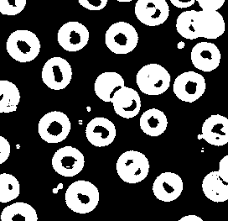
#> input picture Inpp.png, 228 x 221 px, given in place of PE_share_1.png, which was not available
$ python client2pebinary.py
#> lines starting #> are read from the running program, lines starting #| are printed output that depends on the picture; after the words box and inside, x2 and y2 are one past the last pixel; in counts of white or black regions, pixels touching at a corner belong together; pictures that were not available may be replaced by others from this repository, and a replacement may not be noted
#> the answer given: Inpp.png
import os
from PIL import Image

def load(path):
#> called with path = 'shared/client1/Inpp.png/PE_share_1.png'
    return Image.open(path).convert("1")
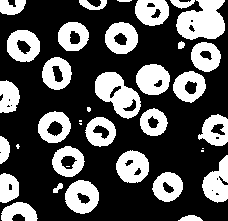
#> returned value: PIL image 228x221 1; 33% white; 37 white regions (7 under 20 px), largest, box (x1, y1, x2, y2) and area: (176, 0, 225, 40) 1408, (95, 72, 141, 119) 1203, (65, 180, 99, 214) 808

if __name__ == "__main__":
    image_ids = input("Enter image IDs to transfer combined shares (separated by space, e.g., 'a b c'): ").split()

    for image_id in image_ids:
        c1 = f"shared/client1/{image_id}/PE_share_1.png"
        c2 = f"shared/client2/{image_id}/PE_share_2.png"
        combined_dir = f"shared/client3/{image_id}/combined"
        os.makedirs(combined_dir, exist_ok=True)

        load(c1).save(f"{combined_dir}/PE_share_1.png")
        load(c2).save(f"{combined_dir}/PE_share_2.png")
#> call 2 of load, with path = 'shared/client2/Inpp.png/PE_share_2.png'
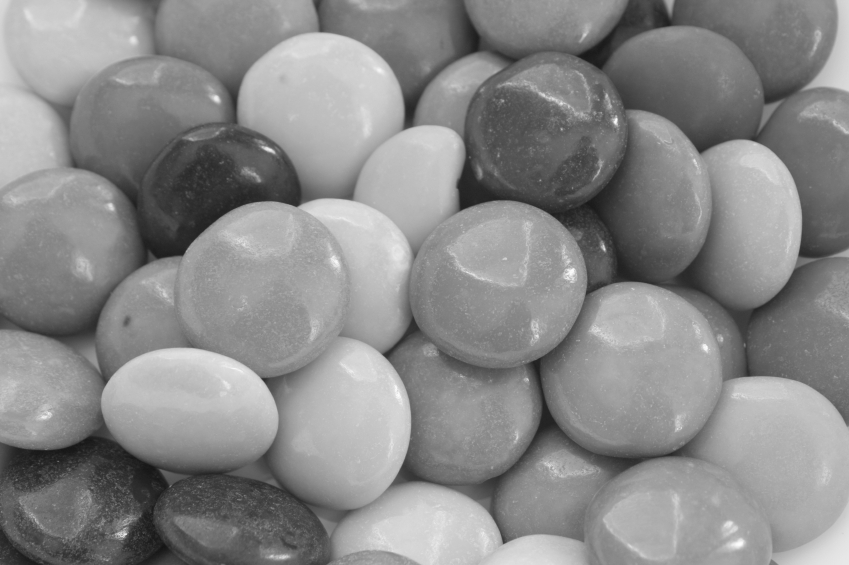
#> input picture a.png, 849 x 565 px, given in place of PE_share_2.png, which was not available
#> in load (call 2), `return Image.open(path).convert("1")`:
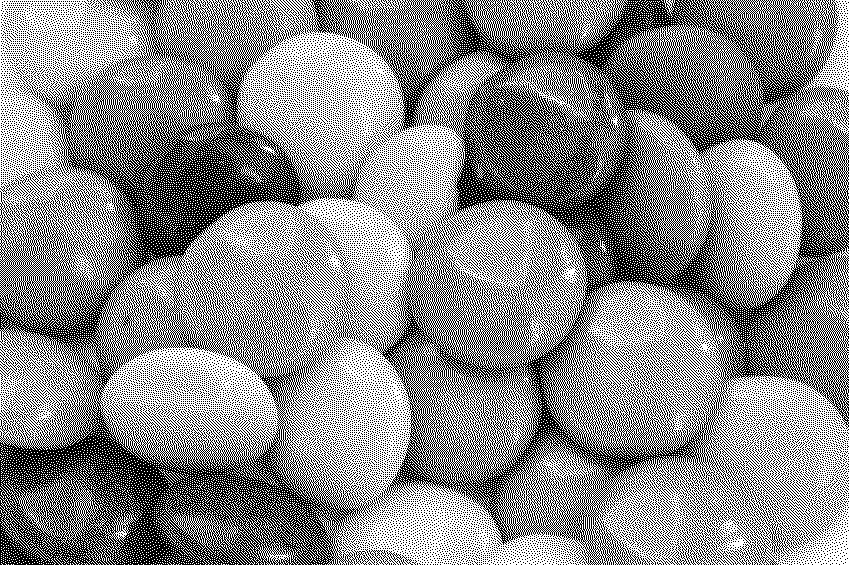
#> returned value: PIL image 849x565 1; 53.9% white; black in thin lines or dots

        print(f"✅ Client 2 successfully sent combined shares of '{image_id}' to Client 3.")
